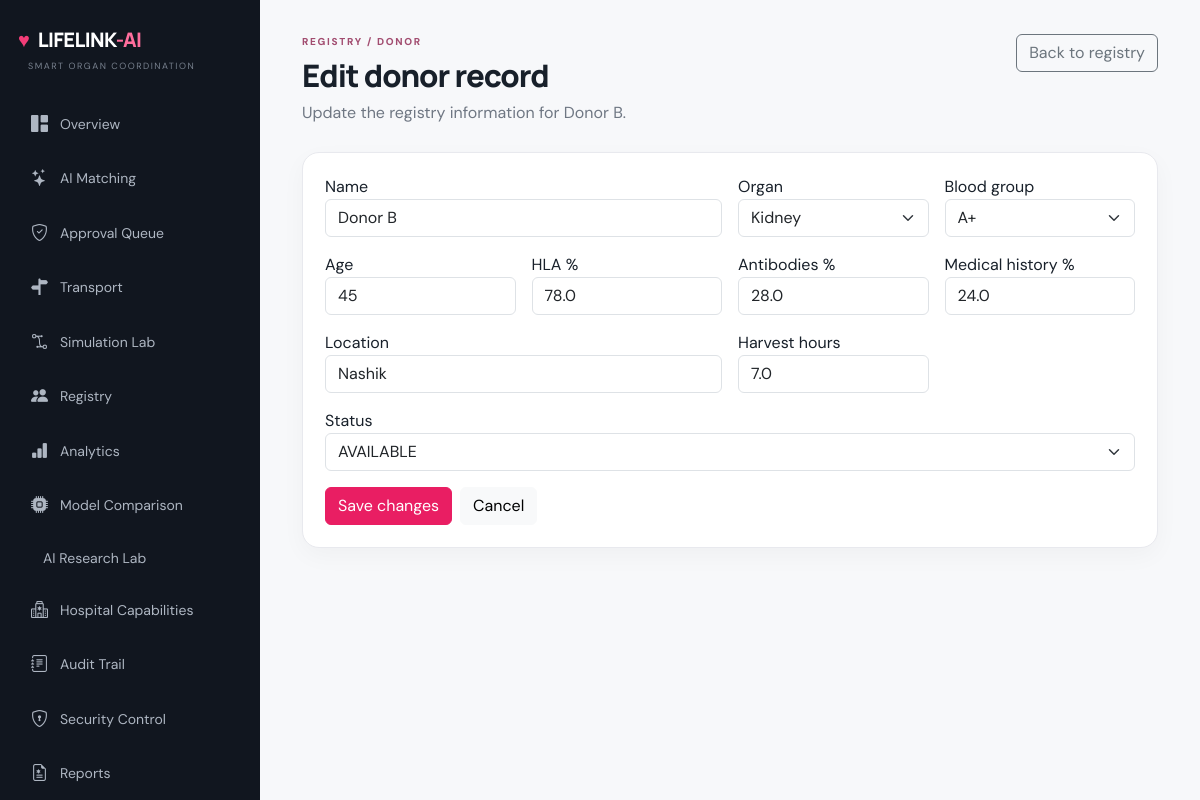
The app's page /donor/2/edit (signed in) with its own data.
### app/models.py (models this page shows)
class Donor(db.Model):
    id = db.Column(db.Integer, primary_key=True)
    name = db.Column(db.String(120), nullable=False)
    organ = db.Column(db.String(40), nullable=False)
    blood_group = db.Column(db.String(5), nullable=False)
    age = db.Column(db.Integer, nullable=False)
    hla_match = db.Column(db.Float, default=0)
    antibodies = db.Column(db.Float, default=0)
    medical_history = db.Column(db.Float, default=0)
    location = db.Column(db.String(160), nullable=False)
    harvest_hours = db.Column(db.Float, default=0)
    status = db.Column(db.String(30), default='REGISTERED', index=True)
    doctor_approval = db.Column(db.String(20), default='PENDING')
    hospital_approval = db.Column(db.String(20), default='PENDING')
    admin_approval = db.Column(db.String(20), default='PENDING')
    consent = db.Column(db.String(20), default='PENDING')
    approved_by_doctor = db.Column(db.Integer, db.ForeignKey('user.id'))
    approved_by_hospital = db.Column(db.Integer, db.ForeignKey('user.id'))
    approved_by_admin = db.Column(db.Integer, db.ForeignKey('user.id'))
    doctor_decided_at = db.Column(db.DateTime)
    hospital_decided_at = db.Column(db.DateTime)
    admin_decided_at = db.Column(db.DateTime)
    rejection_reason = db.Column(db.Text)
    available_at = db.Column(db.DateTime)
    created_at = db.Column(db.DateTime, default=datetime.utcnow)

### app/routes.py (the view)
@bp.route('/donor/<int:did>/edit', methods=['GET','POST'])
@login_required
@require_page('manage')
def donor_edit(did):
    d=Donor.query.get_or_404(did)
    if request.method=='POST':
        for k,v in _donor_form(request.form,d).items(): setattr(d,k,v)
        db.session.commit(); log('Donor updated','Donor',d.id,d.name); flash('Donor record updated.','success'); return redirect(url_for('main.data'))
    return render_template('donor_edit.html', donor=d, organs=ORGANS, blood=BLOOD, **page_data())

### app/routes.py (called while the page is built)
@bp.before_app_request
def csrf_protect():
    if 'csrf_token' not in request.cookies:
        pass
    from flask import session
    if 'csrf_token' not in session: session['csrf_token']=secrets.token_urlsafe(32)
    if request.method=='POST' and request.endpoint not in {'main.login','main.register'}:
        token=(request.get_json(silent=True) or {}).get('_csrf') if request.is_json else request.form.get('_csrf')
        if not token or not secrets.compare_digest(token,session['csrf_token']): abort(400, description='Invalid or missing security token. Refresh the page and try again.')

def allowed(page): return current_user.role in PERMISSIONS and page in PERMISSIONS[current_user.role]

def require_page(page):
    def deco(fn):
        @wraps(fn)
        def wrapped(*a,**k):
            if not allowed(page): abort(403)
            return fn(*a,**k)
        return wrapped
    return deco

def page_data():
    unread=0
    if current_user.is_authenticated:
        unread=Notification.query.filter_by(user_id=current_user.id,is_read=False).count()
    return dict(active=request.endpoint or '', unread_notifications=unread)

### app/templates/donor_edit.html
{% extends 'base.html' %}{% block title %}Edit Donor · LifeLink-AI{% endblock %}{% block content %}<div class="topbar"><div><div class="eyebrow">REGISTRY / DONOR</div><h1>Edit donor record</h1><p class="muted">Update the registry information for {{donor.name}}.</p></div><a class="btn btn-outline-secondary" href="/data">Back to registry</a></div><div class="panel"><form method="post" class="row g-3">{% include '_donor_form.html' %}<div class="col-12 d-flex gap-2"><button class="btn btn-primary">Save changes</button><a class="btn btn-light" href="/data">Cancel</a></div></form></div>{% endblock %}

### app/templates/_donor_form.html
<div class="col-md-6"><label>Name</label><input required name="name" class="form-control" value="{{ donor.name if donor is defined else '' }}"></div><div class="col-md-3"><label>Organ</label><select name="organ" class="form-select">{% for o in organs %}<option {% if donor is defined and donor.organ==o %}selected{% endif %}>{{o}}</option>{% endfor %}</select></div><div class="col-md-3"><label>Blood group</label><select name="blood_group" class="form-select">{% for b in blood %}<option {% if donor is defined and donor.blood_group==b %}selected{% endif %}>{{b}}</option>{% endfor %}</select></div><div class="col-md-3"><label>Age</label><input required type="number" min="18" max="100" name="age" class="form-control" value="{{ donor.age if donor is defined else '' }}"></div><div class="col-md-3"><label>HLA %</label><input required type="number" min="0" max="100" name="hla_match" class="form-control" value="{{ donor.hla_match if donor is defined else '' }}"></div><div class="col-md-3"><label>Antibodies %</label><input required type="number" min="0" max="100" name="antibodies" class="form-control" value="{{ donor.antibodies if donor is defined else '' }}"></div><div class="col-md-3"><label>Medical history %</label><input required type="number" min="0" max="100" name="medical_history" class="form-control" value="{{ donor.medical_history if donor is defined else '' }}"></div><div class="col-md-6"><label>Location</label><input required name="location" placeholder="Pune" class="form-control" value="{{ donor.location if donor is defined else '' }}"></div><div class="col-md-3"><label>Harvest hours</label><input type="number" step="0.1" name="harvest_hours" value="{{ donor.harvest_hours if donor is defined else 0 }}" class="form-control"></div>{% if donor is defined %}<div class="col-12"><label>Status</label><select name="status" class="form-select"><option {% if donor.status=='AVAILABLE' %}selected{% endif %}>AVAILABLE</option><option {% if donor.status=='RESERVED' %}selected{% endif %}>RESERVED</option><option {% if donor.status=='COMPLETED' %}selected{% endif %}>COMPLETED</option></select></div>{% endif %}{% if donor is not defined %}<div class="col-12"><button class="btn btn-primary">Save donor</button></div>{% endif %}

### app/static/css/style.css (style rules this page uses)
:root { --ink:#18202a;--muted:#6f7783;--line:#e8e9ee;--bg:#f7f8fa;--card:#fff;--pink:#e91e63;--pink2:#ad1457;--pink-soft:#fde8f0;--green:#11865a;--green-soft:#e7f7ef;--amber:#a46b00;--amber-soft:#fff5dc;--navy:#151a24 }
* { box-sizing:border-box }
body { margin:0;background:var(--bg);color:var(--ink);font-family:'DM Sans',sans-serif }
h1,h2,h3,h4,h5 { font-family:Manrope,sans-serif;font-weight:800 }
a { text-decoration:none;color:inherit }
.muted { color:var(--muted) }
.topbar { display:flex;justify-content:space-between;align-items:flex-start;margin-bottom:27px }
.eyebrow { font-size:10px;font-weight:800;letter-spacing:1.7px;color:#a24d70;margin-bottom:8px }
.topbar h1 { font-size:31px;letter-spacing:-1px;margin:0 0 7px }
.topbar p { margin:0 }
.panel { background:#fff;border:1px solid var(--line);border-radius:17px;padding:22px;box-shadow:0 8px 24px rgba(24,32,42,.035) }
.btn-primary { background:var(--pink);border-color:var(--pink) }

### records on screen
Donor: name "Donor B", organ "Kidney", blood_group "A+", age "45", hla_match "78.0", antibodies "28.0", medical_history "24.0", location "Nashik", harvest_hours "7.0", status "AVAILABLE"
